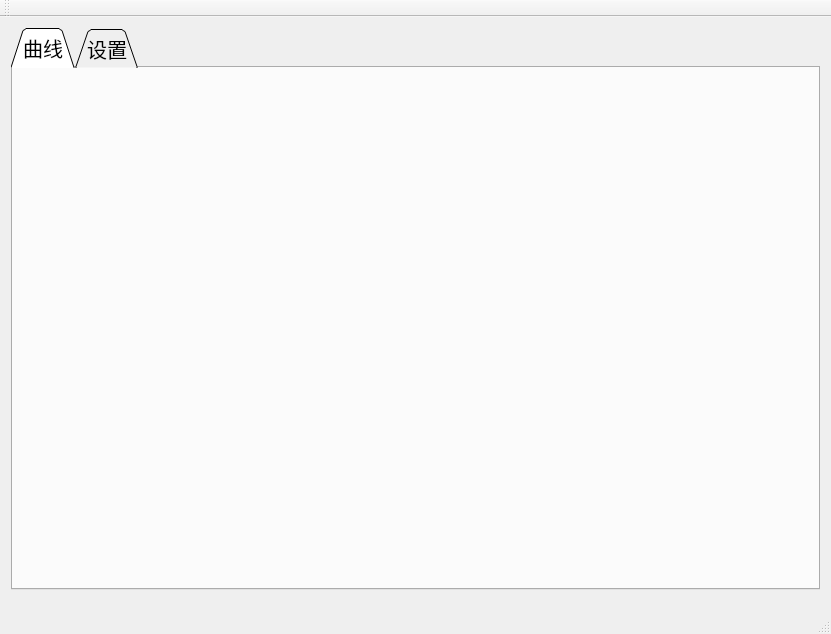
<?xml version="1.0" encoding="UTF-8"?>
<ui version="4.0">
 <class>MainWindow</class>
 <widget class="QMainWindow" name="MainWindow">
  <property name="geometry">
   <rect>
    <x>0</x>
    <y>0</y>
    <width>831</width>
    <height>634</height>
   </rect>
  </property>
  <property name="font">
   <font>
    <family>楷体</family>
    <pointsize>15</pointsize>
   </font>
  </property>
  <property name="windowTitle">
   <string>幅频特性测试</string>
  </property>
  <property name="windowIcon">
   <iconset>
    <normaloff>321.png</normaloff>321.png</iconset>
  </property>
  <widget class="QWidget" name="centralWidget">
   <layout class="QVBoxLayout" name="verticalLayout_2">
    <item>
     <widget class="QTabWidget" name="tabWidget">
      <property name="tabShape">
       <enum>QTabWidget::Triangular</enum>
      </property>
      <property name="currentIndex">
       <number>0</number>
      </property>
      <widget class="QWidget" name="tab">
       <attribute name="title">
        <string>曲线</string>
       </attribute>
       <layout class="QVBoxLayout" name="verticalLayout_3">
        <item>
         <layout class="QVBoxLayout" name="verticalLayout"/>
        </item>
       </layout>
      </widget>
      <widget class="QWidget" name="tab_2">
       <attribute name="title">
        <string>设置</string>
       </attribute>
       <widget class="QWidget" name="layoutWidget">
        <property name="geometry">
         <rect>
          <x>60</x>
          <y>160</y>
          <width>405</width>
          <height>37</height>
         </rect>
        </property>
        <layout class="QHBoxLayout" name="horizontalLayout">
         <item>
          <widget class="QLabel" name="label">
           <property name="font">
            <font>
             <pointsize>20</pointsize>
            </font>
           </property>
           <property name="text">
            <string>请输入IP地址：</string>
           </property>
          </widget>
         </item>
         <item>
          <widget class="QLineEdit" name="lineEdit">
           <property name="font">
            <font>
             <pointsize>20</pointsize>
            </font>
           </property>
          </widget>
         </item>
        </layout>
       </widget>
       <widget class="QWidget" name="layoutWidget">
        <property name="geometry">
         <rect>
          <x>60</x>
          <y>100</y>
          <width>331</width>
          <height>29</height>
         </rect>
        </property>
        <layout class="QHBoxLayout" name="horizontalLayout_2">
         <item>
          <widget class="QLabel" name="label_2">
           <property name="font">
            <font>
             <pointsize>20</pointsize>
            </font>
           </property>
           <property name="text">
            <string>请输入端口号：</string>
           </property>
          </widget>
         </item>
         <item>
          <widget class="QComboBox" name="comboBox">
           <item>
            <property name="text">
             <string>80</string>
            </property>
           </item>
           <item>
            <property name="text">
             <string>8080</string>
            </property>
           </item>
           <item>
            <property name="text">
             <string>6660</string>
            </property>
           </item>
           <item>
            <property name="text">
             <string>6665</string>
            </property>
           </item>
          </widget>
         </item>
        </layout>
       </widget>
       <widget class="QWidget" name="layoutWidget">
        <property name="geometry">
         <rect>
          <x>60</x>
          <y>270</y>
          <width>351</width>
          <height>37</height>
         </rect>
        </property>
        <layout class="QHBoxLayout" name="horizontalLayout_3">
         <item>
          <spacer name="horizontalSpacer_3">
           <property name="orientation">
            <enum>Qt::Horizontal</enum>
           </property>
           <property name="sizeHint" stdset="0">
            <size>
             <width>40</width>
             <height>20</height>
            </size>
           </property>
          </spacer>
         </item>
         <item>
          <spacer name="horizontalSpacer_2">
           <property name="orientation">
            <enum>Qt::Horizontal</enum>
           </property>
           <property name="sizeHint" stdset="0">
            <size>
             <width>40</width>
             <height>20</height>
            </size>
           </property>
          </spacer>
         </item>
         <item>
          <widget class="QPushButton" name="pushButton">
           <property name="font">
            <font>
             <pointsize>20</pointsize>
            </font>
           </property>
           <property name="text">
            <string>连接</string>
           </property>
          </widget>
         </item>
         <item>
          <spacer name="horizontalSpacer">
           <property name="orientation">
            <enum>Qt::Horizontal</enum>
           </property>
           <property name="sizeHint" stdset="0">
            <size>
             <width>40</width>
             <height>20</height>
            </size>
           </property>
          </spacer>
         </item>
         <item>
          <spacer name="horizontalSpacer_4">
           <property name="orientation">
            <enum>Qt::Horizontal</enum>
           </property>
           <property name="sizeHint" stdset="0">
            <size>
             <width>40</width>
             <height>20</height>
            </size>
           </property>
          </spacer>
         </item>
        </layout>
       </widget>
      </widget>
     </widget>
    </item>
   </layout>
  </widget>
  <widget class="QMenuBar" name="menuBar">
   <property name="geometry">
    <rect>
     <x>0</x>
     <y>0</y>
     <width>831</width>
     <height>23</height>
    </rect>
   </property>
  </widget>
  <widget class="QToolBar" name="mainToolBar">
   <attribute name="toolBarArea">
    <enum>TopToolBarArea</enum>
   </attribute>
   <attribute name="toolBarBreak">
    <bool>false</bool>
   </attribute>
  </widget>
  <widget class="QStatusBar" name="statusBar"/>
 </widget>
 <layoutdefault spacing="6" margin="11"/>
 <resources/>
 <connections/>
</ui>
